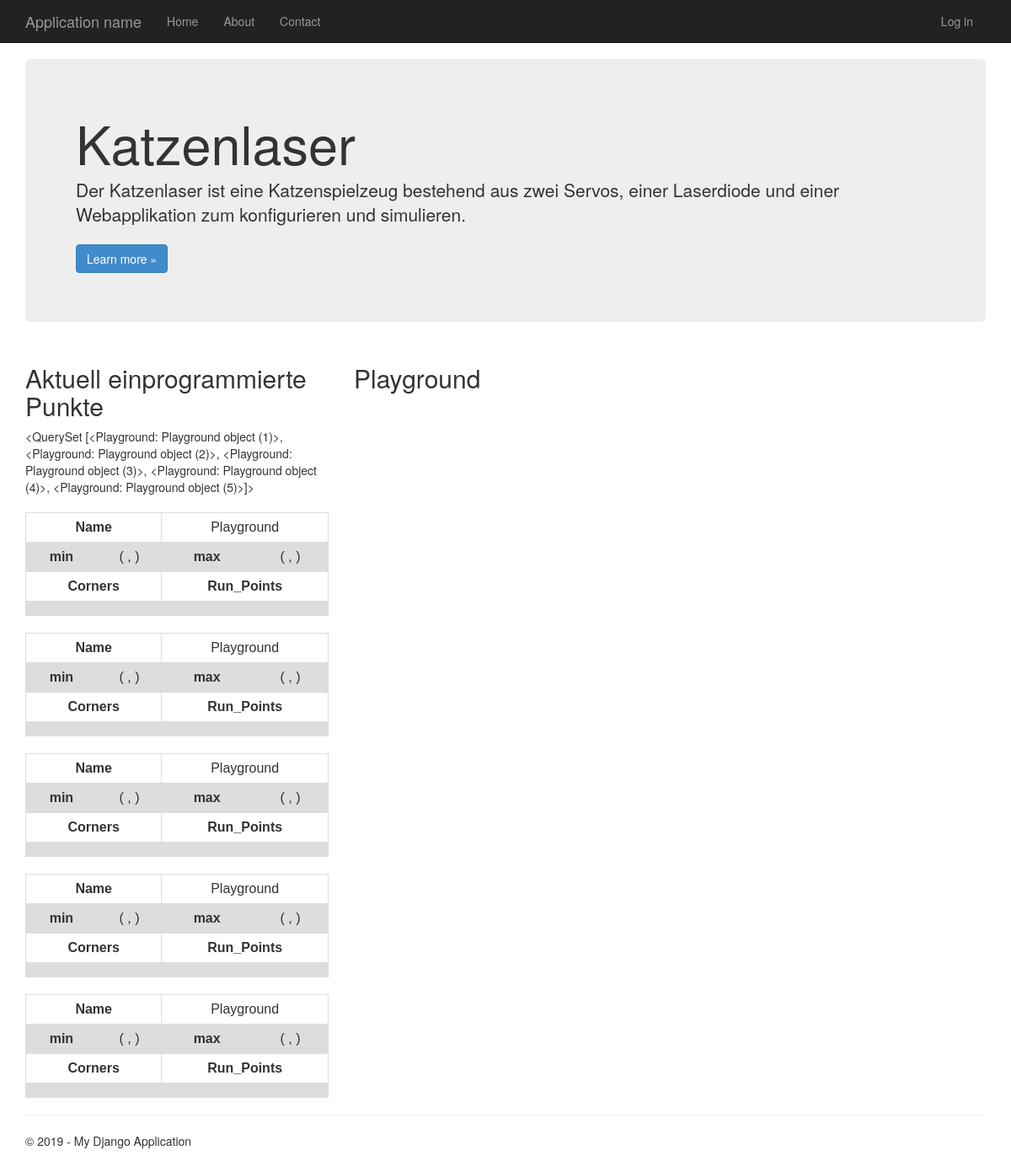
The page / on the database its author committed.
### app/models.py (models this page shows, shortened)
class Playground(models.Model):
    name = models.CharField(verbose_name="Name",default="Playground",max_length=50,)
    minX = models.IntegerField(verbose_name="Min X",default=0)
    minY = models.IntegerField(verbose_name="Min Y",default=0)
    maxX = models.IntegerField(verbose_name="Max X",default=0)
    maxY = models.IntegerField(verbose_name="Max Y",default=0)

### app/views.py (the view)
# urls.py: url(r'^$', views.home, name='home'),
def home(request):
    assert isinstance(request, HttpRequest)
    playgrounds = Playground.objects.all().order_by('name')
    json_serializer = serializers.get_serializer('json')()
    playgrounds_json = json_serializer.serialize(playgrounds, ensure_ascii=False)
    point_types = POINT_TYPE
    print(playgrounds_json)
    return render(
        request,
        'app/index.html',
        {
            'title':'Cat-Laser-Config',
            'year':datetime.now().year,
            'playgrounds': playgrounds,
            'playgrounds_json': playgrounds_json,
            'point_types': point_types,
        }
    )

### app/templates/app/index.html (shortened to what this page needs)
{% extends "app/layout.html" %}
{% block extra_head %}
    {% load staticfiles %}
{% endblock %}
{% block content %}
<div class="jumbotron">
    <h1>Katzenlaser</h1>
    <p class="lead">Der Katzenlaser ist eine Katzenspielzeug bestehend aus zwei Servos, einer Laserdiode und einer Webapplikation zum konfigurieren und simulieren.</p>
    <p><a href="https://github.com/snape6666/catLaser" class="btn btn-primary btn-large">Learn more &raquo;</a></p>
</div>
<div class="row">
    <div class="col-md-4">
        <h2>Aktuell einprogrammierte Punkte</h2>
        <div>{{playgrounds}}</div>
        {% for playground in playgrounds %}
            {% include "app/playground_details.html" %}
        {% endfor %}
    </div>
    <div id="canvasContainer" class="col-md-8">
        <h2>Playground</h2>
        <svg id="playground" height="210" width="500"></svg>
    </div>
</div>
{% endblock %}
{% block scripts %}
    {% load staticfiles %}
{% endblock %}

### app/templates/app/playground_details.html (shortened to what this page needs)
﻿<table>
    <tr>
        <th colspan="2">Name</th>
        <td colspan="2">{{ playground.name }}</td>
    </tr>
    <tr>
        <th>min</th>
        <td>( {{ playground.minx }} , {{ playground.miny }} )</td>
        <th>max</th>
        <td>( {{ playground.maxx }} , {{ playground.maxy }} )</td>
    </tr>
    <tr>
        <th colspan="2">Corners</th>
        <th colspan="2">Run_Points</th>
    </tr>
    <tr>
        <td colspan="2">
        </td>
        <td colspan="2">
        </td>
    </tr>
</table>

### app/static/app/content/site.css (style rules this page uses)
body { padding-top: 50px; padding-bottom: 20px; }
table { font-family: arial, sans-serif; border-collapse: collapse; width: 100%; }
td, th { border: 1px solid #dddddd; text-align: center; padding: 8px; }
tr:nth-child(even) { background-color: #dddddd; }

### rows shown on the page
Playground: id "<QuerySet [<Playground: Playground object (1)>, <Playground: Playground object (2)>, <Playground: Playground object (3)>, <Playground: Playground object (4)>, <Playground: Playground object (5)>]>", name "Playground"
Playground: name "Playground"
Playground: name "Playground"
Playground: name "Playground"
Playground: name "Playground"
